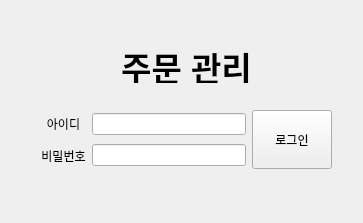
<?xml version="1.0" encoding="UTF-8"?>
<ui version="4.0">
 <class>loginWindow</class>
 <widget class="QMainWindow" name="loginWindow">
  <property name="geometry">
   <rect>
    <x>0</x>
    <y>0</y>
    <width>363</width>
    <height>223</height>
   </rect>
  </property>
  <property name="windowTitle">
   <string>로그인 - 주문 처리</string>
  </property>
  <property name="windowIcon">
   <iconset>
    <normaloff>favicon.ico</normaloff>favicon.ico</iconset>
  </property>
  <widget class="QWidget" name="centralwidget">
   <widget class="QWidget" name="layoutWidget">
    <property name="geometry">
     <rect>
      <x>41</x>
      <y>110</y>
      <width>291</width>
      <height>59</height>
     </rect>
    </property>
    <layout class="QHBoxLayout" name="horizontalLayout">
     <item>
      <layout class="QVBoxLayout" name="verticalLayout_2">
       <item>
        <widget class="QLabel" name="idTxt">
         <property name="text">
          <string>아이디</string>
         </property>
         <property name="alignment">
          <set>Qt::AlignCenter</set>
         </property>
        </widget>
       </item>
       <item>
        <widget class="QLabel" name="pwTxt">
         <property name="text">
          <string>비밀번호</string>
         </property>
         <property name="alignment">
          <set>Qt::AlignCenter</set>
         </property>
        </widget>
       </item>
      </layout>
     </item>
     <item>
      <layout class="QVBoxLayout" name="verticalLayout">
       <item>
        <widget class="QLineEdit" name="idInput">
         <property name="text">
          <string></string>
         </property>
        </widget>
       </item>
       <item>
        <widget class="QLineEdit" name="pwInput">
         <property name="text">
          <string></string>
         </property>
         <property name="echoMode">
          <enum>QLineEdit::Password</enum>
         </property>
        </widget>
       </item>
      </layout>
     </item>
     <item>
      <widget class="QPushButton" name="loginBtn">
       <property name="sizePolicy">
        <sizepolicy hsizetype="Minimum" vsizetype="Expanding">
         <horstretch>0</horstretch>
         <verstretch>0</verstretch>
        </sizepolicy>
       </property>
       <property name="layoutDirection">
        <enum>Qt::LeftToRight</enum>
       </property>
       <property name="autoFillBackground">
        <bool>false</bool>
       </property>
       <property name="text">
        <string>로그인</string>
       </property>
       <property name="iconSize">
        <size>
         <width>16</width>
         <height>16</height>
        </size>
       </property>
       <property name="autoExclusive">
        <bool>false</bool>
       </property>
       <property name="default">
        <bool>false</bool>
       </property>
      </widget>
     </item>
    </layout>
   </widget>
   <widget class="QLabel" name="titleTxt">
    <property name="geometry">
     <rect>
      <x>41</x>
      <y>50</y>
      <width>291</width>
      <height>33</height>
     </rect>
    </property>
    <property name="font">
     <font>
      <pointsize>25</pointsize>
      <weight>75</weight>
      <bold>true</bold>
     </font>
    </property>
    <property name="text">
     <string>주문 관리</string>
    </property>
    <property name="alignment">
     <set>Qt::AlignCenter</set>
    </property>
   </widget>
  </widget>
 </widget>
 <resources/>
 <connections/>
</ui>
